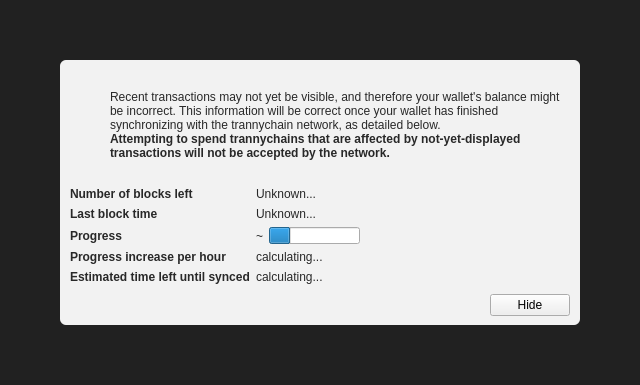
<?xml version="1.0" encoding="UTF-8"?>
<ui version="4.0">
 <class>ModalOverlay</class>
 <widget class="ModalOverlay" name="ModalOverlay">
  <property name="geometry">
   <rect>
    <x>0</x>
    <y>0</y>
    <width>640</width>
    <height>385</height>
   </rect>
  </property>
  <property name="windowTitle">
   <string>Form</string>
  </property>
  <layout class="QVBoxLayout" name="verticalLayout" stretch="0">
   <property name="sizeConstraint">
    <enum>QLayout::SetDefaultConstraint</enum>
   </property>
   <property name="leftMargin">
    <number>0</number>
   </property>
   <property name="topMargin">
    <number>0</number>
   </property>
   <property name="rightMargin">
    <number>0</number>
   </property>
   <property name="bottomMargin">
    <number>0</number>
   </property>
   <item>
    <widget class="QWidget" name="bgWidget" native="true">
     <property name="styleSheet">
      <string notr="true">#bgWidget { background: rgba(0,0,0,220); }</string>
     </property>
     <layout class="QVBoxLayout" name="verticalLayoutMain" stretch="1">
      <property name="leftMargin">
       <number>60</number>
      </property>
      <property name="topMargin">
       <number>60</number>
      </property>
      <property name="rightMargin">
       <number>60</number>
      </property>
      <property name="bottomMargin">
       <number>60</number>
      </property>
      <item>
       <widget class="QWidget" name="contentWidget" native="true">
        <property name="styleSheet">
         <string notr="true">#contentWidget { background: rgba(255,255,255,240); border-radius: 6px; }

QLabel { color: rgb(40,40,40);  }</string>
        </property>
        <layout class="QVBoxLayout" name="verticalLayoutSub" stretch="1,0,0,0">
         <property name="spacing">
          <number>0</number>
         </property>
         <property name="leftMargin">
          <number>10</number>
         </property>
         <property name="topMargin">
          <number>10</number>
         </property>
         <property name="rightMargin">
          <number>10</number>
         </property>
         <property name="bottomMargin">
          <number>10</number>
         </property>
         <item>
          <layout class="QHBoxLayout" name="horizontalLayoutIconText" stretch="0,1">
           <property name="topMargin">
            <number>20</number>
           </property>
           <item>
            <layout class="QVBoxLayout" name="verticalLayoutIcon">
             <property name="leftMargin">
              <number>0</number>
             </property>
             <item>
              <widget class="QPushButton" name="warningIcon">
               <property name="enabled">
                <bool>false</bool>
               </property>
               <property name="text">
                <string/>
               </property>
               <property name="icon">
                <iconset>
                 <normaloff>:/icons/warning</normaloff>
                 <disabledoff>:/icons/warning</disabledoff>:/icons/warning</iconset>
               </property>
               <property name="iconSize">
                <size>
                 <width>48</width>
                 <height>48</height>
                </size>
               </property>
               <property name="flat">
                <bool>true</bool>
               </property>
              </widget>
             </item>
             <item>
              <spacer name="verticalSpacerWarningIcon">
               <property name="orientation">
                <enum>Qt::Vertical</enum>
               </property>
               <property name="sizeHint" stdset="0">
                <size>
                 <width>20</width>
                 <height>40</height>
                </size>
               </property>
              </spacer>
             </item>
            </layout>
           </item>
           <item>
            <layout class="QVBoxLayout" name="verticalLayoutInfoText">
             <property name="leftMargin">
              <number>0</number>
             </property>
             <property name="topMargin">
              <number>0</number>
             </property>
             <item>
              <widget class="QLabel" name="infoText">
               <property name="text">
                <string>Recent transactions may not yet be visible, and therefore your wallet's balance might be incorrect. This information will be correct once your wallet has finished synchronizing with the trannychain network, as detailed below.</string>
               </property>
               <property name="textFormat">
                <enum>Qt::RichText</enum>
               </property>
               <property name="wordWrap">
                <bool>true</bool>
               </property>
              </widget>
             </item>
             <item>
              <widget class="QLabel" name="infoTextStrong">
               <property name="font">
                <font>
                 <weight>75</weight>
                 <bold>true</bold>
                </font>
               </property>
               <property name="text">
                <string>Attempting to spend trannychains that are affected by not-yet-displayed transactions will not be accepted by the network.</string>
               </property>
               <property name="textFormat">
                <enum>Qt::RichText</enum>
               </property>
               <property name="wordWrap">
                <bool>true</bool>
               </property>
              </widget>
             </item>
             <item>
              <spacer name="verticalSpacerInTextSpace">
               <property name="orientation">
                <enum>Qt::Vertical</enum>
               </property>
               <property name="sizeHint" stdset="0">
                <size>
                 <width>20</width>
                 <height>40</height>
                </size>
               </property>
              </spacer>
             </item>
            </layout>
           </item>
          </layout>
         </item>
         <item>
          <spacer name="verticalSpacerAfterText">
           <property name="orientation">
            <enum>Qt::Vertical</enum>
           </property>
           <property name="sizeHint" stdset="0">
            <size>
             <width>20</width>
             <height>40</height>
            </size>
           </property>
          </spacer>
         </item>
         <item>
          <layout class="QFormLayout" name="formLayout">
           <property name="fieldGrowthPolicy">
            <enum>QFormLayout::FieldsStayAtSizeHint</enum>
           </property>
           <property name="horizontalSpacing">
            <number>6</number>
           </property>
           <property name="verticalSpacing">
            <number>6</number>
           </property>
           <property name="topMargin">
            <number>10</number>
           </property>
           <item row="0" column="0">
            <widget class="QLabel" name="labelNumberOfBlocksLeft">
             <property name="font">
              <font>
               <weight>75</weight>
               <bold>true</bold>
              </font>
             </property>
             <property name="text">
              <string>Number of blocks left</string>
             </property>
            </widget>
           </item>
           <item row="0" column="1">
            <widget class="QLabel" name="numberOfBlocksLeft">
             <property name="text">
              <string>Unknown...</string>
             </property>
            </widget>
           </item>
           <item row="1" column="0">
            <widget class="QLabel" name="labelLastBlockTime">
             <property name="font">
              <font>
               <weight>75</weight>
               <bold>true</bold>
              </font>
             </property>
             <property name="text">
              <string>Last block time</string>
             </property>
            </widget>
           </item>
           <item row="1" column="1">
            <widget class="QLabel" name="newestBlockDate">
             <property name="sizePolicy">
              <sizepolicy hsizetype="Maximum" vsizetype="Preferred">
               <horstretch>0</horstretch>
               <verstretch>0</verstretch>
              </sizepolicy>
             </property>
             <property name="text">
              <string>Unknown...</string>
             </property>
            </widget>
           </item>
           <item row="2" column="0">
            <widget class="QLabel" name="labelSyncDone">
             <property name="font">
              <font>
               <weight>75</weight>
               <bold>true</bold>
              </font>
             </property>
             <property name="text">
              <string>Progress</string>
             </property>
            </widget>
           </item>
           <item row="2" column="1">
            <layout class="QHBoxLayout" name="horizontalLayoutSync" stretch="0,1">
             <item>
              <widget class="QLabel" name="percentageProgress">
               <property name="text">
                <string notr="true">~</string>
               </property>
              </widget>
             </item>
             <item>
              <widget class="QProgressBar" name="progressBar">
               <property name="value">
                <number>24</number>
               </property>
               <property name="format">
                <string/>
               </property>
              </widget>
             </item>
            </layout>
           </item>
           <item row="4" column="0">
            <widget class="QLabel" name="labelProgressIncrease">
             <property name="font">
              <font>
               <weight>75</weight>
               <bold>true</bold>
              </font>
             </property>
             <property name="text">
              <string>Progress increase per hour</string>
             </property>
            </widget>
           </item>
           <item row="4" column="1">
            <widget class="QLabel" name="progressIncreasePerH">
             <property name="text">
              <string>calculating...</string>
             </property>
            </widget>
           </item>
           <item row="5" column="0">
            <widget class="QLabel" name="labelEstimatedTimeLeft">
             <property name="font">
              <font>
               <weight>75</weight>
               <bold>true</bold>
              </font>
             </property>
             <property name="text">
              <string>Estimated time left until synced</string>
             </property>
            </widget>
           </item>
           <item row="5" column="1">
            <widget class="QLabel" name="expectedTimeLeft">
             <property name="text">
              <string>calculating...</string>
             </property>
            </widget>
           </item>
          </layout>
         </item>
         <item>
          <layout class="QHBoxLayout" name="horizontalLayoutButtons">
           <property name="leftMargin">
            <number>10</number>
           </property>
           <property name="topMargin">
            <number>10</number>
           </property>
           <item>
            <spacer name="horizontalSpacer">
             <property name="orientation">
              <enum>Qt::Horizontal</enum>
             </property>
             <property name="sizeHint" stdset="0">
              <size>
               <width>40</width>
               <height>20</height>
              </size>
             </property>
            </spacer>
           </item>
           <item>
            <widget class="QPushButton" name="closeButton">
             <property name="text">
              <string>Hide</string>
             </property>
            </widget>
           </item>
          </layout>
         </item>
        </layout>
       </widget>
      </item>
     </layout>
    </widget>
   </item>
  </layout>
 </widget>
 <customwidgets>
  <customwidget>
   <class>ModalOverlay</class>
   <extends>QWidget</extends>
   <header>modaloverlay.h</header>
   <container>1</container>
  </customwidget>
 </customwidgets>
 <resources/>
 <connections/>
</ui>
